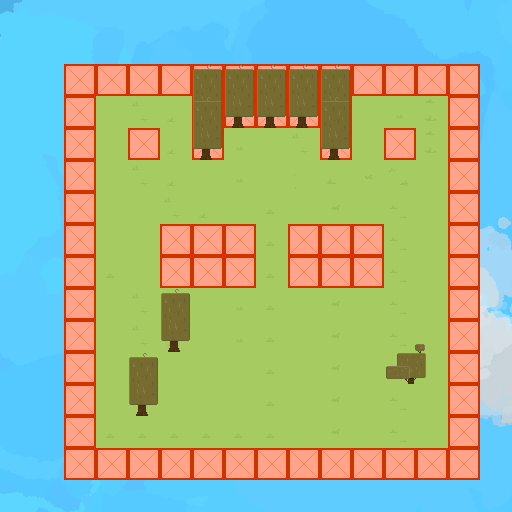

This game map was drawn from its Tiled (.tmx) file and the tilesets committed beside it. A one-line description and the trimmed map source follow:
An orthogonal 16x16 tile map with 32x32 px tiles, 3 tile layers (ground, function, props), 3 tilesets, 1 image layer and 3 objects (TestNPC, portal01).

<map version="1.0" orientation="orthogonal" width="16" height="16" tilewidth="32" tileheight="32">
 <properties>
  <property name="data" value="data.json" />
 </properties>
 <tileset firstgid="1" name="tilesheet" tilewidth="32" tileheight="32">
  <image source="tilesheet.png" width="512" height="512" />
 </tileset>
 <tileset firstgid="257" name="tile_function" tilewidth="32" tileheight="32">
  <image source="tile_function.png" width="512" height="512" />
  <tile id="0">
   <properties>
    <property name="body" value="static" />
    <property name="type" value="physic" />
   </properties>
  </tile>
  <tile id="1">
   <properties>
    <property name="type" value="no_path" />
   </properties>
  </tile>
 </tileset>
 <tileset firstgid="513" name="props" tilewidth="96" tileheight="96">
  <image source="props.png" width="512" height="512" />
 </tileset>
 <imagelayer name="bg" width="16" height="16">
  <image source="bg.png" />
  <properties>
   <property name="offsetX" value="-0.4" />
   <property name="offsetY" value="-0.4" />
   <property name="parallax" value="true" />
  </properties>
 </imagelayer>
 <layer name="ground" width="16" height="16">
  <data>[256 cells, 132 non-empty, 26 distinct tile ids]</data>
 </layer>
 <layer name="function" width="16" height="16">
  <properties>
   <property name="display" value="false" />
   <property name="functional" value="true" />
  </properties>
  <data>[256 cells, 69 non-empty, 1 distinct tile ids]</data>
 </layer>
 <layer name="props" width="16" height="16">
  <properties>
   <property name="perspective" value="true" />
  </properties>
  <data>[256 cells, 12 non-empty, 3 distinct tile ids]</data>
 </layer>
 <objectgroup name="actions" width="16" height="16">
  <properties>
   <property name="display" value="false" />
  </properties>
  <object x="214" y="341" width="15" height="13">
   <properties>
    <property name="type" value="playerspawn" />
   </properties>
  </object>
  <object name="TestNPC" x="195" y="389" width="21" height="19">
   <properties>
    <property name="type" value="npc" />
   </properties>
  </object>
  <object name="portal01" x="220" y="124" width="102" height="37">
   <properties>
    <property name="target" value="portal01" />
    <property name="type" value="portal" />
   </properties>
  </object>
 </objectgroup>
</map>
